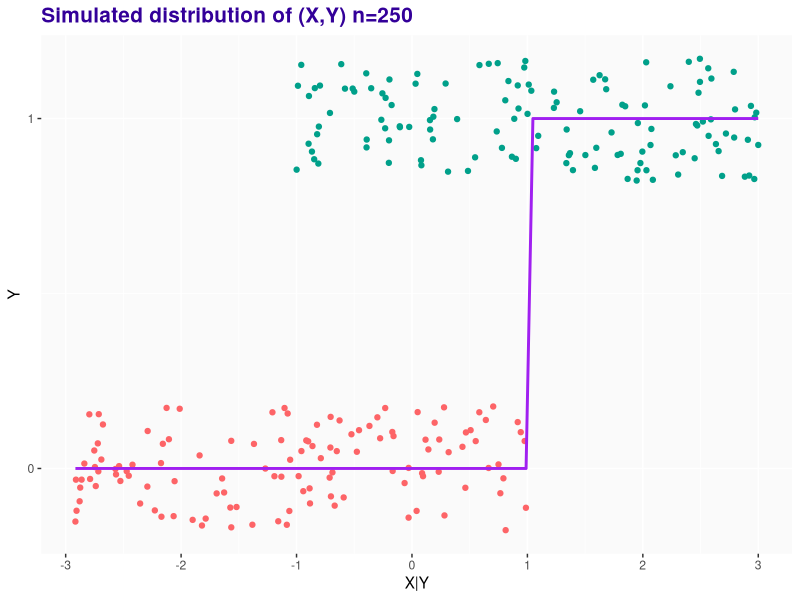

The R source for this figure:
## ---- chunk 1
knitr::opts_chunk$set(echo = T)
## ---- chunk 2
set.seed(20)

joint=function(n){
  y=matrix(NA, n, 1)
  x_cond_y=matrix(NA, n, 1)
  for (i in 1:n) {
    y[i]=rbinom(1,1,0.5) #the marginal distribution of Y is Bernoulli with success probability 0.5
    x_cond_y[i]=ifelse(y[i]==0, runif(1, min = -3, max=1), runif(1, min = -1, max=3))
    #this command generates the conditional probability of X given Y, if the observed value of Y is 0, then the conditional distribution of X is uniform between -3 and 1, otherwise the conditional distribution of X is uniform between -1 and 3
  }
  joint=cbind(y, x_cond_y)
  return(joint)
  
  }
  
sample=joint(250) #our sample of 250 observations of (Y,X)


head(sample)#just to verify that the function works correctly
## ---- chunk 3
ind_1_3=function(x){
  value=ifelse(x>1 & x<3, 1, 0) #indicator function between 1 and 3
  return(value)
}

library(ggplot2)
s=data.frame(sample)
ggplot(s, aes(X2,X1))+ geom_jitter(height = 0.18,aes(color = factor(X1)))+theme(panel.background = element_rect( fill = "#FAFAFA"))+ scale_y_continuous(breaks =c(0,1), labels = c("0","1"))+ theme(legend.position = "none")+ scale_color_manual(values = c("#FD6467", "#00A08A"))+stat_function(fun=ind_1_3, col="purple", size=1)+xlab("X|Y")+ylab("Y")+labs(title= "Simulated distribution of (X,Y) n=250")+theme(plot.title = element_text(color="#330099", size=15, face="bold"))
## ---- chunk 4
#we have computed the naive bayes classifier as the indicator fnc of x between 1 and 3
h_opt=function(x) {
  y_bay=matrix(NA, length(x), 1) #empty vector to store the classification
  
  for (i in 1:length(y_bay)) {
   y_bay[i]=ind_1_3(x[i])#if the i-th x is between 1 and 3 then the bayes classifier assigns to the yi-th y value 1, 0 otherwise
  }
  joint_bay=cbind(y_bay,x)  #returns the joint with the bayesian classification for y
  return(joint_bay)
}


bayes_est=h_opt(sample[,2]) #we are applying the bayes classifier to the generated x values

head(bayes_est)

eval=function(y_bay){
  errors=matrix(NA, length(y_bay), 1) #empty vector to store any misclassification
  errors=abs(y_bay-sample[,1])
    return(sum(errors)/length(errors)) #returns the misclassification rate
}

eval(bayes_est[,1]) #our bayesian estimator is wrong 24% of the times

## ---- chunk 5
library(e1071)
naive.r=naiveBayes(X1 ~ ., data = s, type = "raw")

pred.r = predict(naive.r, s)

mean(pred.r !=  s$X1)*100  #they produce the same results

library(caret)
confusionMatrix(pred.r, as.factor(s$X1)) 
## ---- chunk 6
library(arm)

fit.1 <- glm (sample[,1] ~ sample[,2], family=binomial(link="logit"))
log_y = ifelse(predict(fit.1) > 0.5, 1, 0) #this is the logistic classification for Y

eval(log_y) #the logistic classifier is wrong 24% of the time 
## ---- chunk 7
mtx <- array(NA, c(250, 2, 1000)) #we create a 1000 empty 250x2 matrices
M=1000 
for (i in 1:M) {
  ith_joint=joint(250) #we simulate the ith sample
  mtx[,1,i]=ith_joint[,1] #we fill rows and columns of each of the 1000 matrices
  mtx[,2,i]=ith_joint[,2]
}


##1000 bayes classifiers
bayes_rep=matrix(NA, 250, 1000) #each of the 1000 columns contains the classifier for the ith sample (contains 1000 Y vectors) 

for (i in 1:M) {
  bayes_rep[,i]=h_opt(mtx[,2,i])[,1] 
} #we apply the bayes classifier to the 1000 simulated Ys, stored in "bayes_rep"  

bayes_error=matrix(NA, 1000, 1) #each row is going to contain the error rate computed at one of the 1000 simulations 

for (i in 1:M) {
  bayes_error[i]=eval(bayes_rep[,i])  
}

mean(bayes_error)
## ---- chunk 8
###1000 logistic classifiers
M=1000
logit_rep=matrix(NA, 250, 1000)

errors_logit=matrix(NA,1,1000) #empty, contains the error rates for each of the 1000 simulatios



for (j in 1:M) {
  fit.j <- glm (mtx[,1,j] ~ mtx[,2,j], family=binomial(link="logit")) ##fitting the logistic model on the j-th sampled data
  log_yj = ifelse(predict(fit.j) > 0.5, 1, 0) #this is the logistic classification for Yj
  logit_rep[,j]=log_yj
  errors_logit[j]=eval(log_yj)
  
}

mean(errors_logit) #error rate of the logistic regression
